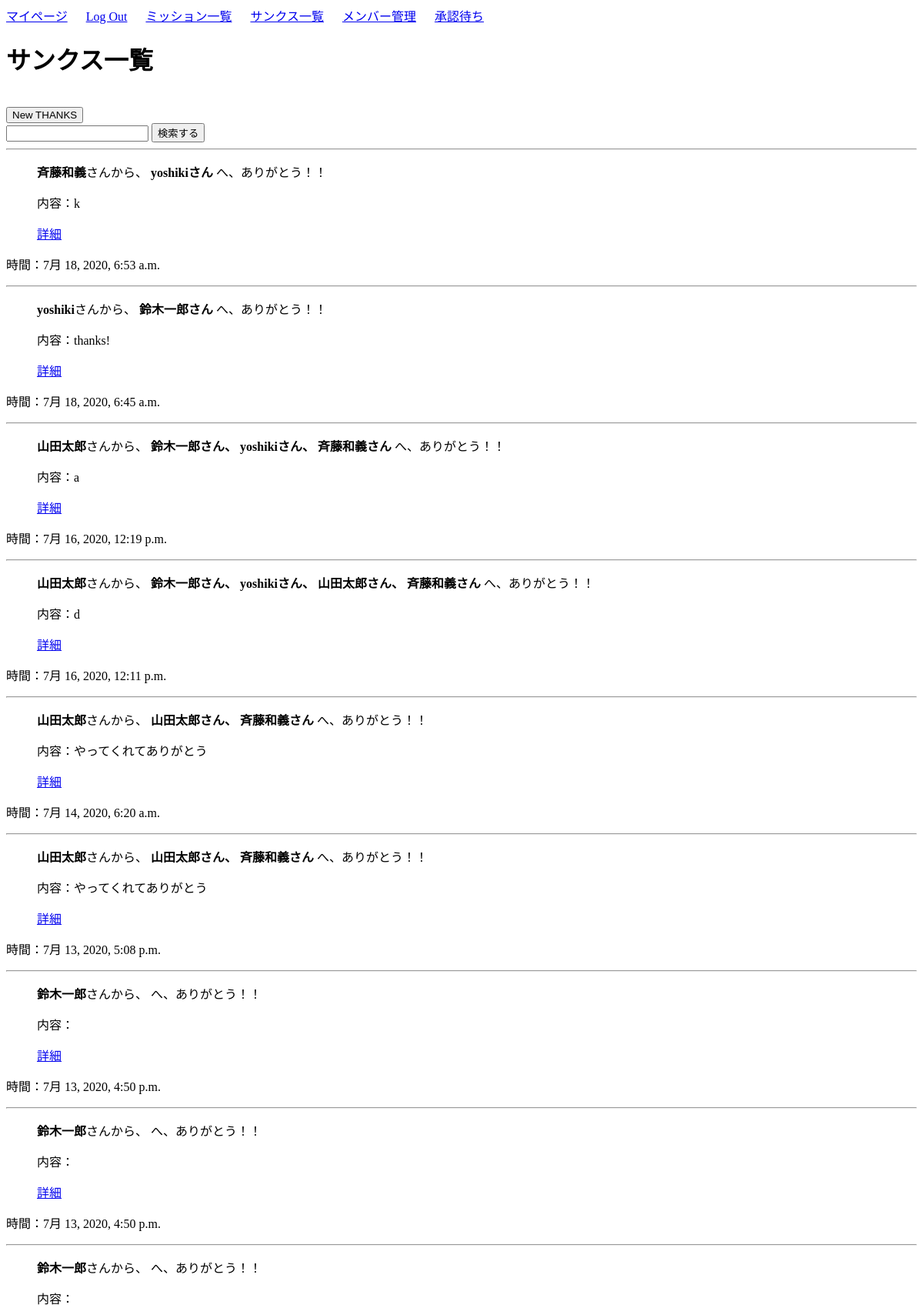
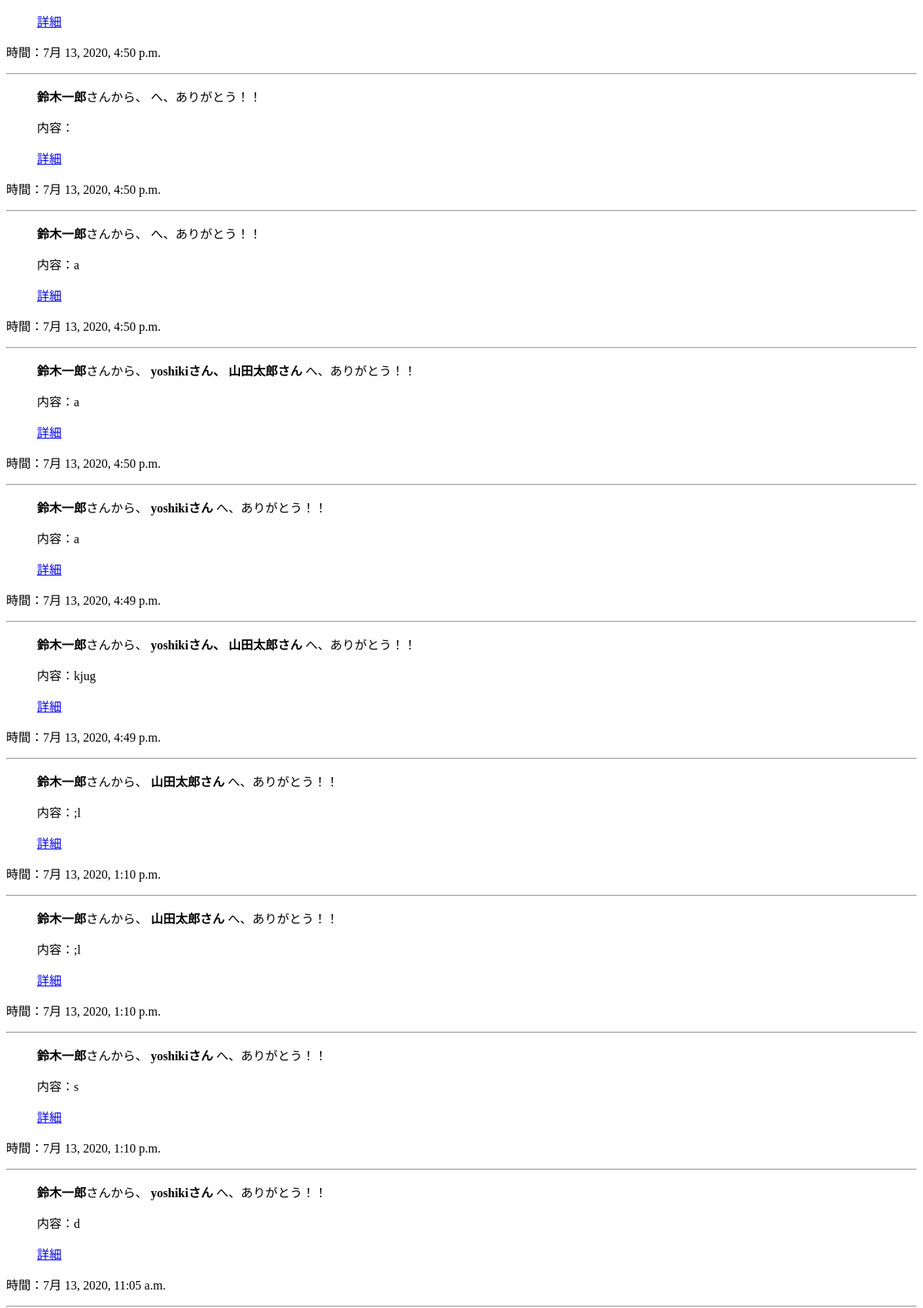
The page /thanks/list/ (signed in, upper part) on the database its author committed (2 pictures, top to bottom).
### thanks/models.py (models this page shows, shortened)
class Thanks(models.Model):
    giver = models.ForeignKey(User, on_delete=models.CASCADE)           # 感謝をする人
    recipients = models.ManyToManyField(Profile)                        # 感謝される人
    content = models.TextField()                                        # 内容
    good_count = models.IntegerField(default=0)                         # いいね数
    date_posted = models.DateTimeField(default=timezone.now)            # 投稿された時間
    approval = models.IntegerField(choices=EXAMPLE_APPROVAL, default=0) # 承認 (済み/待ち)
    reward_exp = models.IntegerField(default=0)                         # 贈呈されるexp

### user/models.py (models this page shows, shortened)
class Profile(models.Model):
    user = models.OneToOneField(User, on_delete=models.CASCADE)
    kubun = models.CharField(verbose_name='区分',
                             max_length=2,
                             choices=KUBUN_CHOICES,
                             blank=True)
    exp_total = models.IntegerField(verbose_name='経験値', default=10)
    mission_create_count = models.IntegerField(default=0)  # ミッション作成回数
    my_success_count = models.IntegerField(default=0)      # 自ら作成したミッションの達成数
    join_count = models.IntegerField(default=0)            # ミッション参加回数
    team_success_count = models.IntegerField(default=0)    # 参加したミッションの達成回数
    thanks_count = models.IntegerField(default=0)          # 感謝した回数
    thanked_count = models.IntegerField(default=0)         # 感謝された回数

### thanks/views.py (the view)
# urls.py: path('thanks/list/', views.ThanksListView.as_view(), name='thanks-list'),
class ThanksListView(ListView):
    model = Thanks
    template_name = 'thanks/thanks_list.html'
    context_object_name = 'thanks_list'
    def get_context_data(self, **kwargs):
        context = super(ThanksListView, self).get_context_data(**kwargs)
        profile = Profile.objects.get(user=self.request.user)
        context['profile'] = profile
        return context
    def get_queryset(self):
        q_word = self.request.GET.get('query')
        if q_word:
            object_list = Thanks.objects.filter(
                Q(giver__username__icontains=q_word)|Q(recipients__user__username__icontains=q_word)).order_by('-date_posted')
        else:
            object_list = Thanks.objects.all().order_by('-date_posted')
        return object_list

### thanks/templates/thanks/thanks_list.html
{% extends 'mission/base.html' %}
{% block body %}
<h1>サンクス一覧</h1>
<br>
<form action="{% url 'thanks-create' %}">
    <input type="submit" value="New THANKS">
</form>
<form action="" method="get">
    <input name="query" value="{{ request.GET.query }}" type="text">
    <button type="submit">検索する</button>
</form>
{% for thanks in thanks_list %}
{% if thanks.get_approval_display == '承認済み' %}
<hr>
<ul>
        <b>{{ thanks.giver }}</b>さんから、
        <b>
            {% for recipient in thanks.recipients.all %}
                {% if forloop.last %}
                    {{ recipient.user }}さん
                {% else %}
                    {{ recipient.user }}さん、
                {% endif %}
            {% endfor %}
        </b> へ、ありがとう！！
    <p>内容：{{ thanks.content }}</p>
    <p><a href="{% url 'thanks-detail' thanks.pk %}">詳細</a></p>
</ul>
<p>時間：{{ thanks.date_posted }}</p>
{% endif %}
{% endfor %}
{% endblock body %}

### rows shown on the page
Thanks: giver "斉藤和義", content "k", date_posted "7月 18, 2020, 6:53 a.m."
Profile: user "yoshiki"
Thanks: giver "yoshiki", content "thanks!", date_posted "7月 18, 2020, 6:45 a.m."
Profile: user "鈴木一郎"
Thanks: giver "山田太郎", content "a", date_posted "7月 16, 2020, 12:19 p.m."
Profile: user "斉藤和義"
Thanks: giver "山田太郎", content "d", date_posted "7月 16, 2020, 12:11 p.m."
Profile: user "山田太郎"
Thanks: giver "山田太郎", content "やってくれてありがとう", date_posted "7月 14, 2020, 6:20 a.m."
Thanks: giver "山田太郎", content "やってくれてありがとう", date_posted "7月 13, 2020, 5:08 p.m."
Thanks: giver "鈴木一郎", date_posted "7月 13, 2020, 4:50 p.m."
Thanks: giver "鈴木一郎", date_posted "7月 13, 2020, 4:50 p.m."
Thanks: giver "鈴木一郎", date_posted "7月 13, 2020, 4:50 p.m."
Thanks: giver "鈴木一郎", date_posted "7月 13, 2020, 4:50 p.m."
Thanks: giver "鈴木一郎", content "a", date_posted "7月 13, 2020, 4:50 p.m."
Thanks: giver "鈴木一郎", content "a", date_posted "7月 13, 2020, 4:50 p.m."
Thanks: giver "鈴木一郎", content "a", date_posted "7月 13, 2020, 4:49 p.m."
Thanks: giver "鈴木一郎", content "kjug", date_posted "7月 13, 2020, 4:49 p.m."
Thanks: giver "鈴木一郎", content ";l", date_posted "7月 13, 2020, 1:10 p.m."
Thanks: giver "鈴木一郎", content ";l", date_posted "7月 13, 2020, 1:10 p.m."
Thanks: giver "鈴木一郎", content "s", date_posted "7月 13, 2020, 1:10 p.m."
Thanks: giver "鈴木一郎", content "d", date_posted "7月 13, 2020, 11:05 a.m."
